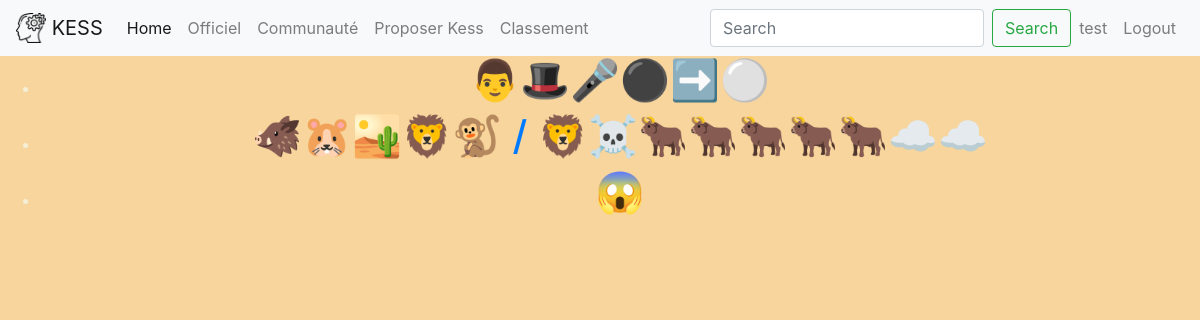
/kess/ (signed in), run on the app's committed database.
### kess/models.py (models this page shows, shortened)
class User(AbstractBaseUser):
    id = models.UUIDField(primary_key=True, default=uuid.uuid4, editable=False)
    email = models.EmailField(
        verbose_name='email address',
        max_length=255,
        unique=True,
    )
    name = models.CharField(max_length=32, blank=False, null=False)
    points = models.IntegerField(default=None, blank=True, null=True)
    creation_date = models.DateTimeField(default=datetime.datetime.now())
    is_active = models.BooleanField(default=True)
    is_staff = models.BooleanField(default=True)
    is_superuser = models.BooleanField(default=True)
    objects = UserManager()
    USERNAME_FIELD = 'email'
    REQUIRED_FIELDS = ['name']

class Kess(models.Model):
    emoji = models.CharField(max_length=200, unique=True)
    reponse = models.CharField(max_length=200)
    is_staff = models.BooleanField(default=False)
    is_ready_to_publish = models.BooleanField(default=False)
    published_at = models.DateTimeField('date published')
    created_at = models.DateTimeField('date created')
    category = models.CharField(
        max_length=200,
        choices=[(tag.value, tag.value) for tag in CategoryChoice],
        default=CategoryChoice.DIVERS
    )
    foundList = models.TextField(default='', blank=True)
    """
    ==============================================================
    USER PART
    ==============================================================
    """

### kess/views.py (the view)
# urls.py: path('', views.index, name='index'),
def index(request):
    latest_kess_list = Kess.objects.filter(
        is_ready_to_publish=True,
    ).order_by('-published_at')[:10]
    context = {'latest_kess_list': latest_kess_list}
    return render(request, 'kess/index.html', context)

### kess/auth.py (called while the page is built)
    def get_user(self, user_id) -> typing.Optional[User]:
        try:
            return User.objects.get(id=user_id)
        except User.DoesNotExist:
            return None

### kess/templates/kess/index.html
{% include "kess/header.html" %}
{% load static %}
<link rel="stylesheet" type="text/css" href="{% static 'kess/style.css' %}">
{% if latest_kess_list %}
    <ul>
    {% for kess in latest_kess_list %}
        <li><h1>
            <a href="{% url 'kess:detail' kess.id %}">{{ kess.emoji }}</a>
        </h1></li>
    {% endfor %}
    </ul>
{% else %}
    <p>No kess are available.</p>
{% endif %}

### kess/templates/kess/header.html (shortened to what this page needs)
<link rel="stylesheet" href="https://stackpath.bootstrapcdn.com/bootstrap/4.3.1/css/bootstrap.min.css"
>
<!DOCTYPE html>
<html lang="en">
<head>
    <nav class="navbar navbar-expand-lg navbar-light bg-light">
        <a class="navbar-brand" href="/kess/">
            {% load static %} <img src="{% static 'kess/images/icon_header.png' %}" width="30" height="30"
                 class="d-inline-block align-top" alt="">
            KESS
        </a>
        <div class="collapse navbar-collapse" id="navbarSupportedContent">
            <ul class="navbar-nav mr-auto">
                <li class="nav-item active">
                    <a class="nav-link" href="/kess/">Home <span class="sr-only">(current)</span></a>
                </li>
                <li class="nav-item">
                    <a class="nav-link" href="#">Officiel</a>
                </li>
                <li class="nav-item">
                    <a class="nav-link" href="#">Communauté</a>
                </li>
                <li class="nav-item">
                    <a class="nav-link" href="/kess/add_kess/">Proposer Kess</a>
                </li>
                <li class="nav-item">
                    <a class="nav-link" href="/kess/classement">Classement</a>
                </li>
            </ul>
            <form class="form-inline my-2 my-lg-0">
                <input class="form-control mr-sm-2" type="search" placeholder="Search" aria-label="Search">
                <button class="btn btn-outline-success my-2 my-sm-0" type="submit">Search</button>
            </form>
            <ul class="userNavbar navbar-nav mr-auto">
                {% if user.is_authenticated %}
                    <li class="nav-link">{{ user.name }}</li>
                    <li>
                        <a class="nav-link" href="{% url 'logout'%}?next={{request.path}}">Logout</a>
                    </li>
                {% else %}
                    <li class="nav-item">
                        <a class="nav-link" href="{% url 'login'%}?next={{request.path}}">Login</a>
                    </li>
                {% endif %}
            </ul>
        </div>
    </nav>
</head>

### kess/static/kess/style.css (style rules this page uses)
.userNavbar { margin-right: 0px!important; }

### data on the page
User: name "test"
Kess: emoji "👨🎩🎤⚫➡⚪"
Kess: emoji "🐗🐹🏜🦁🐒 / 🦁☠🐂🐂🐂🐂🐂☁☁"
Kess: emoji "😱"
